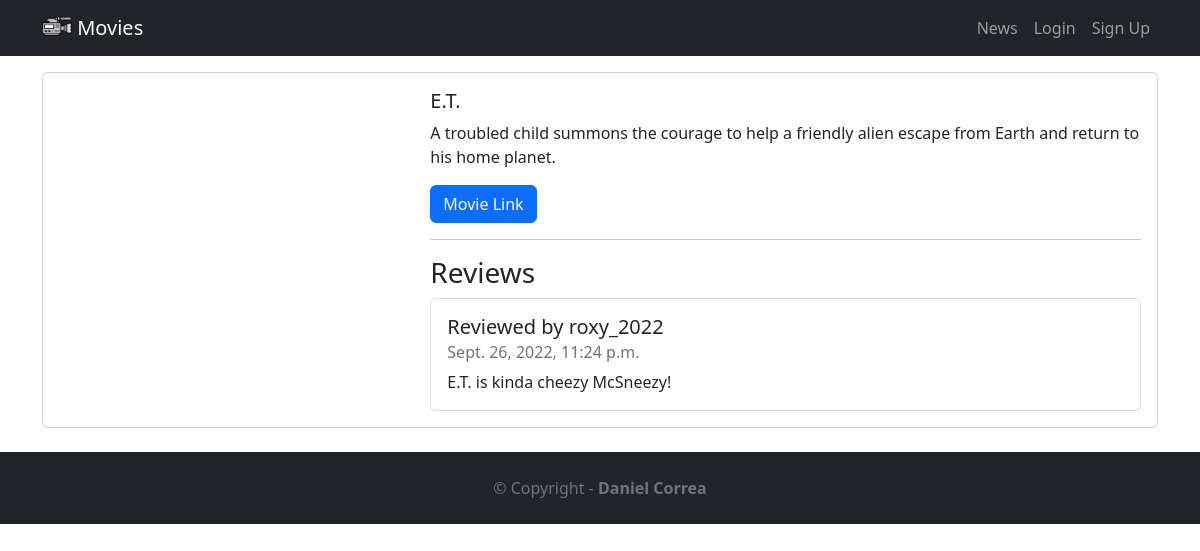
The page /movie/2 on the database its author committed.
### movie/models.py (models this page shows, shortened)
class Movie(models.Model):
    title = models.CharField(max_length=100)
    description = models.CharField(max_length=250)
    image = models.ImageField(upload_to='movie/images/')
    url = models.URLField(blank=True)

class Review(models.Model):
    text = models.CharField(max_length=100)
    date = models.DateTimeField(auto_now_add=True)
    user = models.ForeignKey(User,on_delete=models.CASCADE)
    movie = models.ForeignKey(Movie,on_delete=models.CASCADE)
    watchAgain = models.BooleanField()

### movie/views.py (the view)
# urls.py: path('<int:movie_id>', views.detail, name='detail'),
def detail(request, movie_id):
    movie = get_object_or_404(Movie,pk=movie_id)
    reviews = Review.objects.filter(movie = movie)
    context = {
        'movie': movie,
        'reviews': reviews
    }
    return render(request, 'detail.html', context)

### movie/templates/detail.html (shortened to what this page needs)
{% extends 'base.html' %}
{% block content %}
<div class="card mb-3">
    <div class="row g-0">
        <div class="col-md-4">
        </div>
        <div class="col-md-8">
            <div class="card-body">
                <h5 class="cardtitle">{{ movie.title }}</h5>
                <p class="card-text">{{ movie.description }}</p>
                <p class="card-text">
                    {% if movie.url %}
                        <a href="{{ movie.url }}"
                           class="btn btn-primary" target="_blank">Movie Link</a>
                    {% endif %}
                </p>
                <hr />
                <h3>Reviews</h3>
                <ul class="list-group">
                    {% for review in reviews %}
                        <li class="list-group-item pb-3 pt-3">
                            <h5 class="card-title">Reviewed by {{ review.user.username }}</h5>
                            <h6 class="card-subtitle mb-2 text-muted">{{ review.date }}</h6>
                            <p class="card-text">{{ review.text }}</p>
                        </li>
                    {% endfor %}
                </ul>
            </div>
        </div>
    </div>
</div>
{% endblock %}

### rows shown on the page
Movie: title "E.T.", description "A troubled child summons the courage to help a friendly alien escape from Earth and return to his home planet."
Review: user.username "roxy_2022", date "Sept. 26, 2022, 11:24 p.m.", text "E.T. is kinda cheezy McSneezy!"
